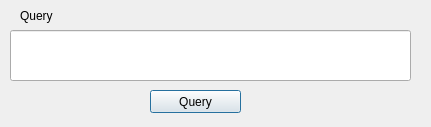
<?xml version="1.0" encoding="UTF-8"?>
<ui version="4.0">
 <class>input</class>
 <widget class="QDialog" name="input">
  <property name="geometry">
   <rect>
    <x>0</x>
    <y>0</y>
    <width>431</width>
    <height>127</height>
   </rect>
  </property>
  <property name="windowTitle">
   <string>Dialog</string>
  </property>
  <widget class="QLineEdit" name="lineEdit">
   <property name="geometry">
    <rect>
     <x>10</x>
     <y>30</y>
     <width>401</width>
     <height>51</height>
    </rect>
   </property>
  </widget>
  <widget class="QLabel" name="label">
   <property name="geometry">
    <rect>
     <x>20</x>
     <y>0</y>
     <width>381</width>
     <height>31</height>
    </rect>
   </property>
   <property name="text">
    <string>Query</string>
   </property>
  </widget>
  <widget class="QPushButton" name="pushButton">
   <property name="geometry">
    <rect>
     <x>150</x>
     <y>90</y>
     <width>91</width>
     <height>23</height>
    </rect>
   </property>
   <property name="text">
    <string>Query</string>
   </property>
  </widget>
 </widget>
 <resources/>
 <connections/>
</ui>
